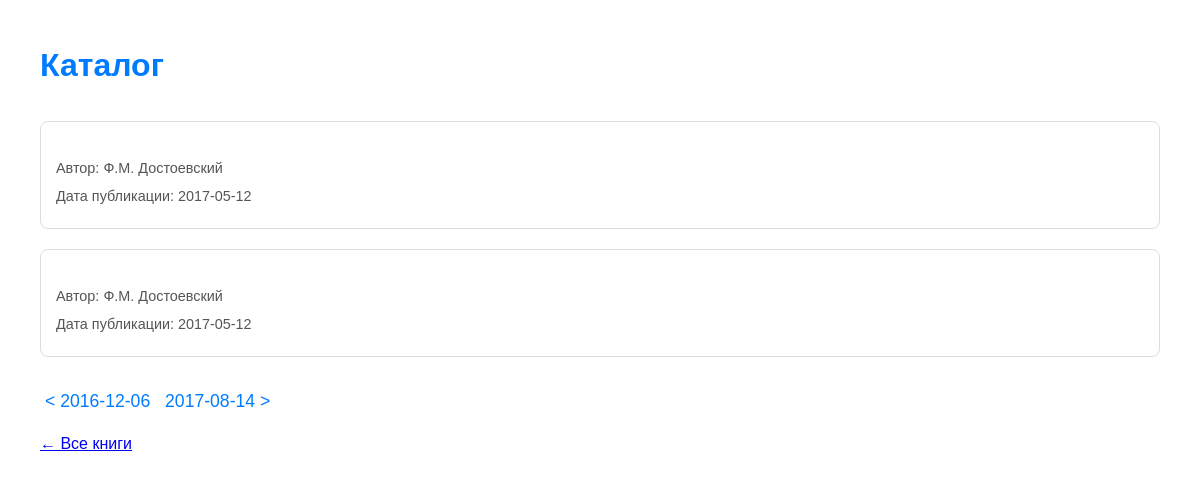
Screenshot of /books/2017-05-12/ with the database file from the repository.
### books/models.py (models this page shows, shortened)
class Book(models.Model):
    name = models.CharField(u'Название', max_length=64)
    author = models.CharField(u'Автор', max_length=64)
    pub_date = models.DateField(u'Дата публикации')

### books/views.py (the view)
# urls.py: path('books/<str:pub_date>/', book_by_date, name='book_by_date'),
def book_by_date(request, pub_date):
    try:
        pub_date = datetime.strptime(pub_date, '%Y-%m-%d').date()
    except ValueError:
        from django.http import Http404
        raise Http404("Неверный формат даты")
    books = Book.objects.filter(pub_date=pub_date)
    if not books.exists():
        from django.http import Http404
        raise Http404("Книг за эту дату не найдено")
    dates = Book.objects.dates('pub_date', 'day', order='ASC')
    dates_list = list(dates)
    prev_date = None
    next_date = None
    try:
        current_index = dates_list.index(pub_date)
        if current_index > 0:
            prev_date = dates_list[current_index - 1]
        if current_index < len(dates_list) - 1:
            next_date = dates_list[current_index + 1]
    except ValueError:
        pass
    context = {
        'books': books,
        'pub_date': pub_date,
        'prev_date': prev_date,
        'next_date': next_date,
    }
    return render(request, 'books/book_by_date.html', context)

### templates/books/book_by_date.html (shortened to what this page needs)
<!DOCTYPE html>
<html lang="ru">
<head>
</head>
<body>
    <h1>Каталог</h1>
    {% for book in books %}
        <div class="book-card">
            <p>Автор: {{ book.author }}</p>
            <p>Дата публикации: {{ book.pub_date|date:"Y-m-d" }}</p>
        </div>
    {% empty %}
        <p>Нет книг за эту дату.</p>
    {% endfor %}
    <div class="pagination">
        {% if prev_date %}
            <a href="{% url 'book_by_date' prev_date|date:'Y-m-d' %}">< {{ prev_date|date:"Y-m-d" }}</a>
        {% endif %}
        {% if next_date %}
            <a href="{% url 'book_by_date' next_date|date:'Y-m-d' %}">{{ next_date|date:"Y-m-d" }} ></a>
        {% endif %}
    </div>
    <p><a href="{% url 'books_list' %}">← Все книги</a></p>
</body>
</html>

### templates/books/book_by_date.html (style rules this page uses)
body { font-family: Arial, sans-serif; margin: 40px; line-height: 1.6; }
h1 { color: #007BFF; margin-bottom: 30px; }
.book-card { border: 1px solid #ddd; padding: 15px; margin-bottom: 20px; border-radius: 8px; }
.book-card p { margin: 5px 0; font-size: 0.9em; color: #555; }
.pagination { margin-top: 30px; font-size: 1.1em; }
.pagination a { color: #007BFF; text-decoration: none; margin: 0 5px; }

### rows the page displays
Book: author "Ф.М. Достоевский", pub_date "2017-05-12"
Book: author "Ф.М. Достоевский", pub_date "2017-05-12"

### other values shown
{{ prev_date|date:"Y-m-d" }} "2016-12-06"
{{ next_date|date:"Y-m-d" }} "2017-08-14"
